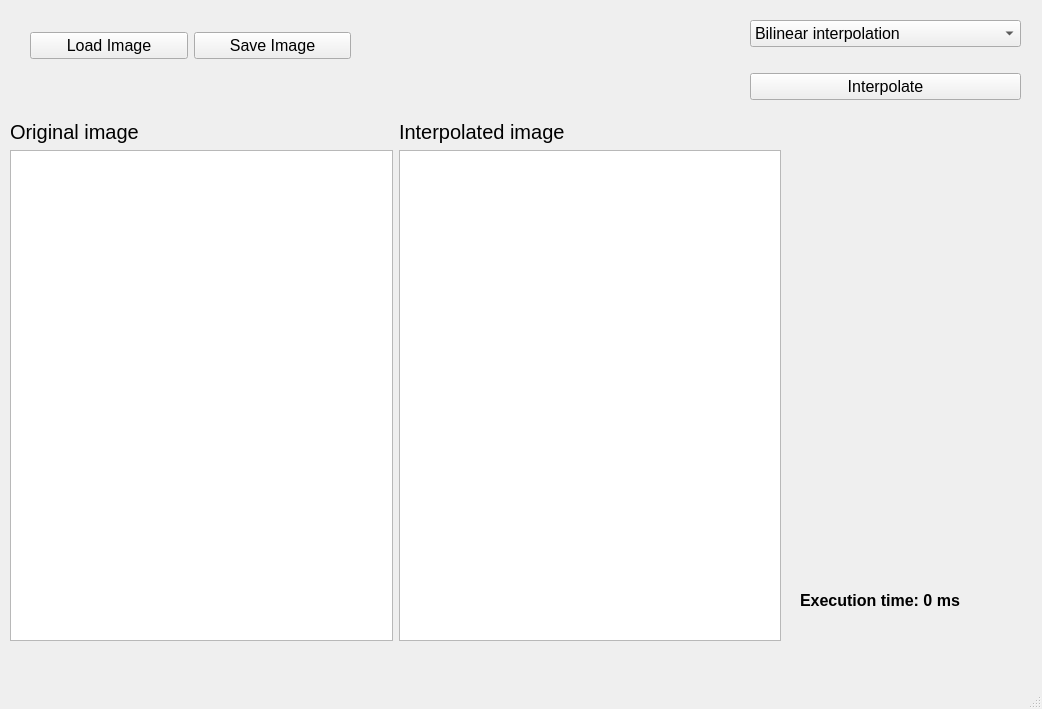
<?xml version="1.0" encoding="UTF-8"?>
<ui version="4.0">
 <class>MainWindow</class>
 <widget class="QMainWindow" name="MainWindow">
  <property name="geometry">
   <rect>
    <x>0</x>
    <y>0</y>
    <width>1042</width>
    <height>709</height>
   </rect>
  </property>
  <property name="windowTitle">
   <string>MainWindow</string>
  </property>
  <widget class="QWidget" name="centralwidget">
   <widget class="QWidget" name="gridLayoutWidget">
    <property name="geometry">
     <rect>
      <x>10</x>
      <y>120</y>
      <width>771</width>
      <height>521</height>
     </rect>
    </property>
    <layout class="QGridLayout" name="gridLayout">
     <item row="1" column="0">
      <widget class="QGraphicsView" name="graphicsView"/>
     </item>
     <item row="1" column="1">
      <widget class="QGraphicsView" name="graphicsView_2"/>
     </item>
     <item row="0" column="0">
      <widget class="QLabel" name="label">
       <property name="font">
        <font>
         <pointsize>15</pointsize>
        </font>
       </property>
       <property name="text">
        <string>Original image</string>
       </property>
      </widget>
     </item>
     <item row="0" column="1">
      <widget class="QLabel" name="label_2">
       <property name="font">
        <font>
         <pointsize>15</pointsize>
        </font>
       </property>
       <property name="text">
        <string>Interpolated image</string>
       </property>
      </widget>
     </item>
    </layout>
   </widget>
   <widget class="QWidget" name="horizontalLayoutWidget">
    <property name="geometry">
     <rect>
      <x>30</x>
      <y>10</y>
      <width>321</width>
      <height>71</height>
     </rect>
    </property>
    <layout class="QHBoxLayout" name="horizontalLayout">
     <item>
      <widget class="QPushButton" name="pushButton_2">
       <property name="font">
        <font>
         <pointsize>12</pointsize>
        </font>
       </property>
       <property name="text">
        <string>Load Image</string>
       </property>
      </widget>
     </item>
     <item>
      <widget class="QPushButton" name="pushButton">
       <property name="font">
        <font>
         <pointsize>12</pointsize>
        </font>
       </property>
       <property name="text">
        <string>Save Image</string>
       </property>
      </widget>
     </item>
    </layout>
   </widget>
   <widget class="QWidget" name="verticalLayoutWidget">
    <property name="geometry">
     <rect>
      <x>750</x>
      <y>0</y>
      <width>271</width>
      <height>121</height>
     </rect>
    </property>
    <layout class="QVBoxLayout" name="verticalLayout">
     <item>
      <widget class="QComboBox" name="comboBox">
       <property name="font">
        <font>
         <pointsize>12</pointsize>
        </font>
       </property>
       <item>
        <property name="text">
         <string>Bilinear interpolation</string>
        </property>
       </item>
       <item>
        <property name="text">
         <string>The method of collection using the example of the 3rd order B-Service.</string>
        </property>
       </item>
       <item>
        <property name="text">
         <string>The method of the nearest neighbor.</string>
        </property>
       </item>
      </widget>
     </item>
     <item>
      <widget class="QPushButton" name="pushButton_3">
       <property name="font">
        <font>
         <pointsize>12</pointsize>
        </font>
       </property>
       <property name="text">
        <string>Interpolate</string>
       </property>
      </widget>
     </item>
    </layout>
   </widget>
   <widget class="QWidget" name="verticalLayoutWidget_2">
    <property name="geometry">
     <rect>
      <x>800</x>
      <y>560</y>
      <width>200</width>
      <height>80</height>
     </rect>
    </property>
    <layout class="QVBoxLayout" name="verticalLayout_2">
     <item>
      <widget class="QLabel" name="label_3">
       <property name="font">
        <font>
         <pointsize>12</pointsize>
         <bold>true</bold>
        </font>
       </property>
       <property name="text">
        <string>Execution time: 0 ms</string>
       </property>
      </widget>
     </item>
    </layout>
   </widget>
  </widget>
  <widget class="QMenuBar" name="menubar">
   <property name="geometry">
    <rect>
     <x>0</x>
     <y>0</y>
     <width>1042</width>
     <height>25</height>
    </rect>
   </property>
  </widget>
  <widget class="QStatusBar" name="statusbar"/>
 </widget>
 <resources/>
 <connections/>
</ui>
